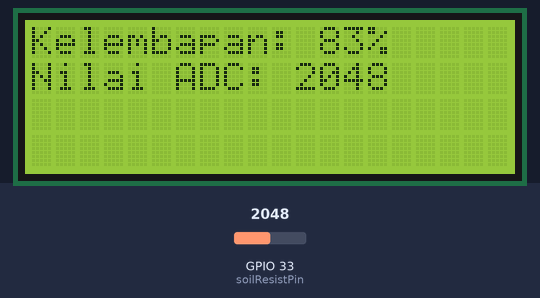
The sketch below on a simulated ESP32. Shown: 20×4 character LCD. The test bench sets the inputs (shaded band); at power-on: GPIO 33 (soilResistPin) = 2048. WiFi joins after 1.5 s; servers stay silent unless stated; what the sketch prints to the serial monitor is not drawn.

Above: at 3.0 s.
3.1 s: GPIO 33 (soilResistPin) set to 3783
At 3.9 s:
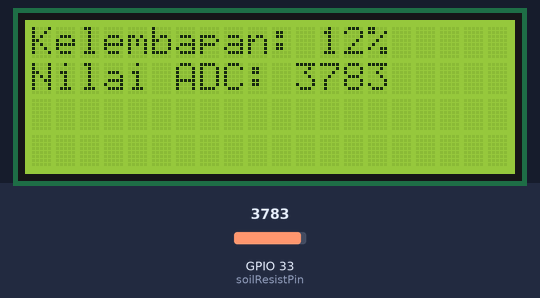
4.6 s: GPIO 33 (soilResistPin) set to 3912
At 5.6 s:
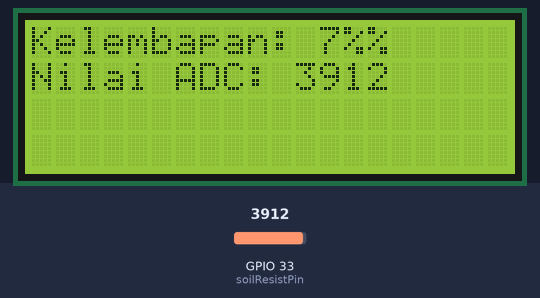
6.2 s: GPIO 33 (soilResistPin) set to 4095
At 6.9 s:
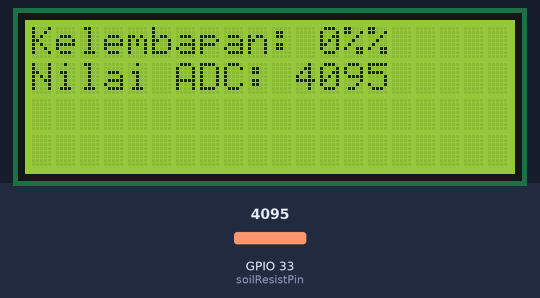
Timing chart, 0 to 9.2 s (numbered marks = the images above; inputs shaded):
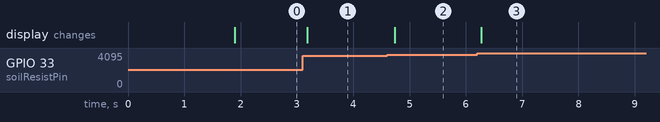

Measured:
- the behaviour switches between 3848 and 3849 on GPIO 33 (soilResistPin) (found by bisection; images 1 and 2)
- after the input at 3.1 s, the display: changes after 0.09 s (image 1)
- after the input at 4.6 s, the display: changes after 0.13 s (image 2)
- after the input at 6.2 s, the display: changes after 0.07 s (image 3)

The sketch:

12-resistiveSoilSensor.ino
```cpp
#define BLYNK_PRINT Serial
#define BLYNK_TEMPLATE_ID "TMPL62SWPsCwZ"
#define BLYNK_TEMPLATE_NAME "Sensor Monitoring"
#define BLYNK_AUTH_TOKEN "R_37n65FWiU03xpg_gbLxDFF2_JUI28s"

#include <WiFi.h>
#include <WiFiClient.h>
#include <BlynkSimpleEsp32.h>
#include <Wire.h>
#include <LiquidCrystal_I2C.h>

// WiFi credentials
char ssid[] = "Ws-Eletronika";
char pass[] = "@bpvppdg25";

// LCD object: address 0x27, 20 characters x 4 lines
LiquidCrystal_I2C lcd(0x27, 20, 4);

const int soilResistPin = 33;
unsigned int currentTime = 0;
const int intervalSend = 2000;

void setup() {
  // put your setup code here, to run once:
  Serial.begin(9600);

  Blynk.begin(BLYNK_AUTH_TOKEN, ssid, pass);

  // Initialize LCD
  lcd.init();
  lcd.backlight();
}

void loop() {
  // put your main code here, to run repeatedly:
  int nilaiADC = analogRead(soilResistPin);
  int soilPercent = map(nilaiADC, 4095, 1630, 0, 100);
  soilPercent = constrain(soilPercent, 0, 100);
  Serial.print(soilPercent);
  Serial.println("%");

  if (millis() - currentTime >= intervalSend) {
    // Send data to Blynk app
    Blynk.virtualWrite(V2, soilPercent);
    Blynk.virtualWrite(V3, nilaiADC);

    Serial.print("Test");

    currentTime = millis();
  }

  // Print data to Serial monitor
  lcd.setCursor(0, 0);
  lcd.print("Kelembapan: ");
  lcd.print(soilPercent);
  lcd.print("%");
  lcd.setCursor(0, 1);
  lcd.print(F("Nilai ADC: "));
  lcd.print(nilaiADC);

  delay(100);
}
```
